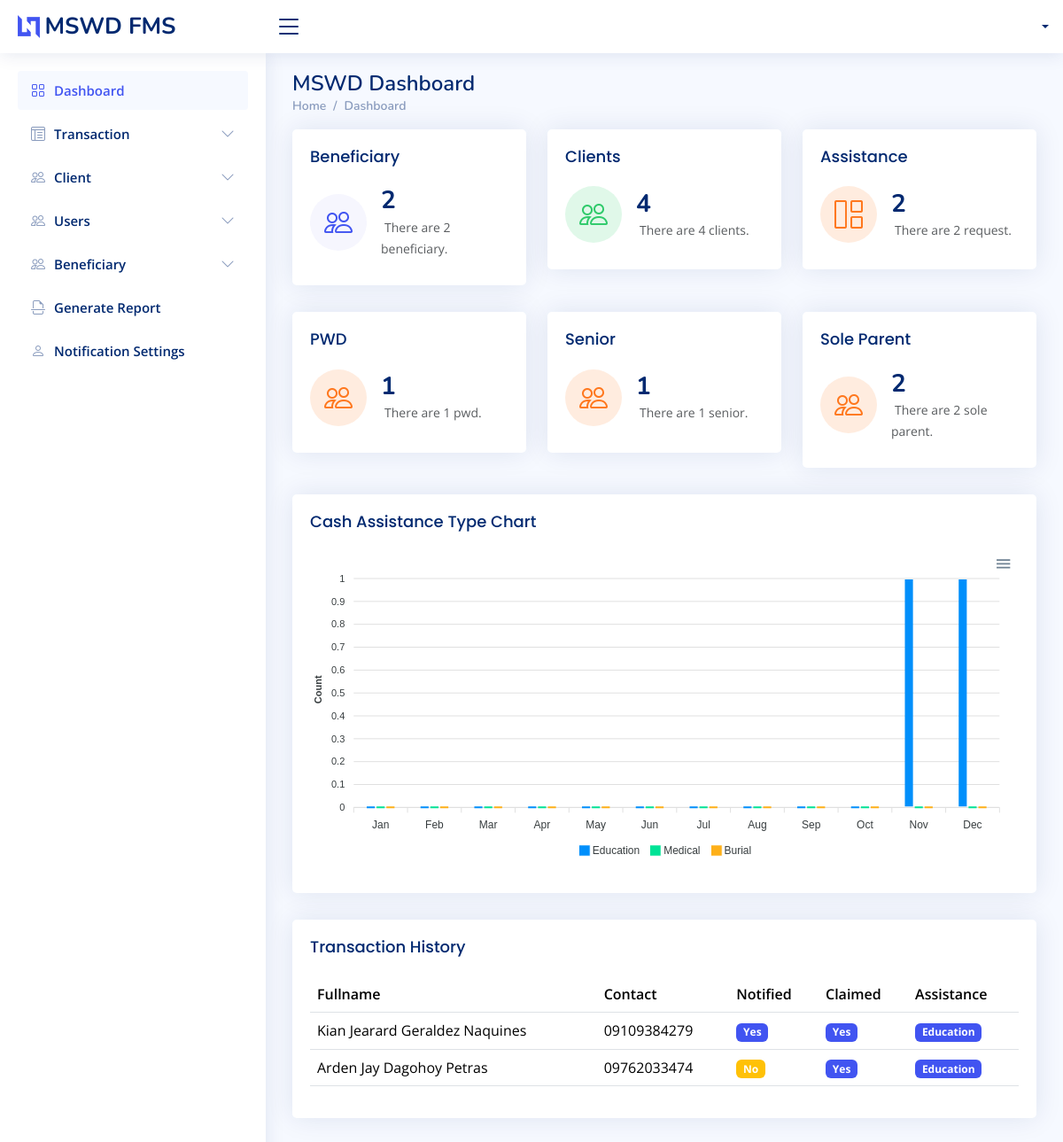
/dashboard/, run on the app's committed database.
### app/models.py (models this page shows, shortened)
class Assistance(models.Model):
    ASSISTANCE_TYPE = (
        ('Medical', 'Medical'),
        ('Education', 'Education'),
        ('Burial', 'Burial'),
    )
    client = models.ForeignKey(
        "Client", related_name="assistances", on_delete=models.CASCADE
    )
    assistance_type = models.CharField(max_length=100, choices=ASSISTANCE_TYPE)
    amount = models.DecimalField(max_digits=10, default=7000, decimal_places=2, null=True, blank=True)
    is_notified = models.BooleanField(default=False, null=True, blank=True)
    is_claimed = models.BooleanField(default=False, null=True, blank=True)
    is_ready = models.BooleanField(default=False, null=True, blank=True)
    date_provided = models.DateField(auto_now_add=False, null=True, blank=True)
    date_added = models.DateTimeField(auto_now_add=True)
    class Meta:
        verbose_name = 'Assistance'
        verbose_name_plural = 'Assistance'

class Client(models.Model):
    MARITAL_STATUS = (
        ("Single", "Single"),
        ("Married", "Married"),
        ("Divorced", "Divorced"),
        ("Widowed", "Widowed"),
        ("Annulled", "Annulled"),
    )
    CLIENT_TYPE = (
        ("Senior Citizen", "Senior Citizen"),
        ("Family Solo Parent", "Family Solo Parent"),
        ("PWD", "PWD"),
    )
    first_name = models.CharField(max_length=50, unique=False, db_index=True)
    middle_name = models.CharField(max_length=50, unique=False, db_index=True, blank=True, null=True, help_text="Optional middle name")
    last_name = models.CharField(max_length=50, unique=False, db_index=True)
    contact_number = models.CharField(max_length=50, unique=True, db_index=True)
    gender = models.CharField(
        max_length=10, db_index=True, choices=(("Male", "Male"), ("Female", "Female"))
    )
    marital_status = models.CharField(
        max_length=50, db_index=True, choices=MARITAL_STATUS
    )
    birth_date = models.DateField(auto_now_add=False, null=False, db_index=True)
    barangay = models.CharField(max_length=255, null=False, db_index=True)
    address = models.TextField(max_length=255, null=False)
    client_type = models.CharField(max_length=50, choices=CLIENT_TYPE)
    date_added = models.DateTimeField(auto_now_add=True)
    who_will_claim = models.CharField(max_length=255, null=True, blank=True)
    def get_fullname(self):
        middle_initial = (
            self.middle_name.split()[0].capitalize() if self.middle_name else ""
        )
        return f"{self.first_name} {middle_initial} {self.last_name}".strip()
    class Meta:
        verbose_name = 'Client'
        verbose_name_plural = 'Clients'

### app/views.py (the view)
# urls.py: path("dashboard/", DashboardView.as_view(), name="dashboard"),
class DashboardView(View):
    template_name = "dashboard.html"
    def get(self, request):
        context = {}
        query_assistance = Assistance.objects.all()[:10]
        query_assistance_count = Assistance.objects.count()
        query_assistance_claimed_count = Assistance.objects.filter(
            is_claimed=True
        ).count()
        query_beneficiary_count = Beneficiary.objects.count()
        query_client_count = Client.objects.count()
        assistance_data = (
            Assistance.objects.annotate(month=ExtractMonth("date_added"))
            .values("month", "assistance_type")
            .annotate(count=Count("id"))
            .order_by("month")
        )
        months = [
            "Jan",
            "Feb",
            "Mar",
            "Apr",
            "May",
            "Jun",
            "Jul",
            "Aug",
            "Sep",
            "Oct",
            "Nov",
            "Dec",
        ]
        chart_data = {"Education": [0] * 12, "Medical": [0] * 12, "Burial": [0] * 12}
        for entry in assistance_data:
            month_index = entry["month"] - 1
            assistance_type = entry["assistance_type"]
            count = entry["count"]
            if assistance_type in chart_data:
                chart_data[assistance_type][month_index] = count
        context["chart_data"] = chart_data
        context["months"] = months
        context["assistance"] = query_assistance
        context["assistance_count"] = query_assistance_count
        context["query_assistance_claimed_count"] = query_assistance_claimed_count
        context["beneficiary_count"] = query_beneficiary_count
        context["client_count"] = query_client_count
        context["senior_count"] = Client.objects.filter(
            client_type=Client.CLIENT_TYPE[0][0]
        ).count()
        context["sole_parent_count"] = Client.objects.filter(
            client_type=Client.CLIENT_TYPE[1][0]
        ).count()
        context["pwd_count"] = Client.objects.filter(
            client_type=Client.CLIENT_TYPE[2][0]
        ).count()
        return render(request, self.template_name, context)

### app/templates/dashboard.html (shortened to what this page needs)
{% extends './includes/base.html' %}
{% block content %}
<div class="pagetitle">
    <h1>MSWD Dashboard</h1>
    <nav>
        <ol class="breadcrumb">
            <li class="breadcrumb-item">
                <a href="{% url 'dashboard' %}">Home</a>
            </li>
            <li class="breadcrumb-item">
                <a href="{% url 'dashboard' %}">Dashboard</a>
            </li>
        </ol>
    </nav>
</div>
<section class="section dashboard">
    <div class="row">
        <div class="col-lg-12">
            <div class="row">
                <div class="col-xxl-4 col-md-4">
                    <div class="card info-card sales-card">
                        <div class="card-body">
                            <h5 class="card-title">
                                Beneficiary
                            </h5>
                            <div class="d-flex align-items-center">
                                <div class="card-icon rounded-circle d-flex align-items-center justify-content-center">
                                    <i class="bi bi-people"></i>
                                </div>
                                <div class="ps-3">
                                    <h6>{{ beneficiary_count }}</h6>
                                    <span class="text-muted small pt-2 ps-1">There are {{ beneficiary_count }} beneficiary.</span>
                                </div>
                            </div>
                        </div>
                    </div>
                </div>
                <div class="col-xxl-4 col-md-4">
                    <div class="card info-card revenue-card">
                        <div class="card-body">
                            <h5 class="card-title">
                                Clients
                            </h5>
                            <div class="d-flex align-items-center">
                                <div class="card-icon rounded-circle d-flex align-items-center justify-content-center">
                                    <i class="bi bi-people"></i>
                                </div>
                                <div class="ps-3">
                                    <h6>{{ client_count }}</h6>
                                    <span class="text-muted small pt-2 ps-1">There are {{ client_count }} clients.</span>
                                </div>
                            </div>
                        </div>
                    </div>
                </div>
                <div class="col-xxl-4 col-md-4">
                    <div class="card info-card customers-card">
                        <div class="card-body">
                            <h5 class="card-title">
                                Assistance
                            </h5>
                            <div class="d-flex align-items-center">
                                <div class="card-icon rounded-circle d-flex align-items-center justify-content-center">
                                    <i class="bi bi-grid-1x2"></i>
                                </div>
                                <div class="ps-3">
                                    <h6>{{ assistance_count }}</h6>
                                    <span class="text-muted small pt-2 ps-1">There are {{ assistance_count }} request.</span>
                                </div>
                            </div>
                        </div>
                    </div>
                </div>
                <div class="col-xxl-4 col-md-4">
                    <div class="card info-card customers-card">
                        <div class="card-body">
                            <h5 class="card-title">
                                PWD
                            </h5>
                            <div class="d-flex align-items-center">
                                <div class="card-icon rounded-circle d-flex align-items-center justify-content-center">
                                    <i class="bi bi-people"></i>
                                </div>
                                <div class="ps-3">
                                    <h6>{{ pwd_count }}</h6>
                                    <span class="text-muted small pt-2 ps-1">There are {{ pwd_count }} pwd.</span>
                                </div>
                            </div>
                        </div>
                    </div>
                </div>
                <div class="col-xxl-4 col-md-4">
                    <div class="card info-card customers-card">
                        <div class="card-body">
                            <h5 class="card-title">
                                Senior
                            </h5>
                            <div class="d-flex align-items-center">
                                <div class="card-icon rounded-circle d-flex align-items-center justify-content-center">
                                    <i class="bi bi-people"></i>
                                </div>
                                <div class="ps-3">
                                    <h6>{{ senior_count }}</h6>
                                    <span class="text-muted small pt-2 ps-1">There are {{ senior_count }} senior.</span>
                                </div>
                            </div>
                        </div>
                    </div>
                </div>
                <div class="col-xxl-4 col-md-4">
                    <div class="card info-card customers-card">
                        <div class="card-body">
                            <h5 class="card-title">
                                Sole Parent
                            </h5>
                            <div class="d-flex align-items-center">
                                <div class="card-icon rounded-circle d-flex align-items-center justify-content-center">
                                    <i class="bi bi-people"></i>
                                </div>
                                <div class="ps-3">
                                    <h6>{{ sole_parent_count }}</h6>
                                    <span class="text-muted small pt-2 ps-1">There are {{ sole_parent_count }} sole parent.</span>
                                </div>
                            </div>
                        </div>
                    </div>
                </div>
                <div class="col-lg-12">
                    <div class="card">
                      <div class="card-body">
                        <h5 class="card-title">Cash Assistance Type Chart</h5>
                        <div id="columnChart"></div>
                      </div>
                    </div>
                  </div>
                <div class="col-12">
                    <div class="card">
                        <div class="card-body">
                            <h5 class="card-title">
                                Transaction History
                            </h5>
                            <div id="table-responsive">
                                <table class="table datatable">
                                    <thead>
                                        <tr>
                                            <th>Fullname</th>
                                            <th>Contact</th>
                                            <th>Notified</th>
                                            <th>Claimed</th>
                                            <th>Assistance</th>
                                        </tr>
                                    </thead>
                                    <tbody>
                                        {% for item in assistance %}
                                        <tr>
                                            <td>{{ item.client.get_fullname }}</td>
                                            <td>{{ item.client.contact_number }}</td>
                                            <td>
                                                <div class="badge bg-{{ item.is_notified|yesno:'primary,warning' }}">{{ item.is_notified|yesno:"Yes,No" }}</div>
                                            </td>
                                            <td>
                                                <div class="badge bg-{{ item.is_claimed|yesno:'primary,warning' }}">{{ item.is_claimed|yesno:"Yes,No" }}</div>
                                            </td>
                                            <td>
                                                <div class="badge bg-primary">
                                                    {{ item.assistance_type }}
                                                </div>
                                            </td>
                                        </tr>
                                        {% endfor %}
                                    </tbody>
                                </table>
                            </div>
                        </div>
                    </div>
                </div>
            </div>
        </div>
    </div>
</section>
{% endblock %}

### static/assets/css/style.css (style rules this page uses)
:root { scroll-behavior: smooth; }
body { font-family: "Open Sans", sans-serif; background: #f6f9ff; color: #444444; }
a { color: #4154f1; text-decoration: none; }
h1, h2, h3, h4, h5, h6 { font-family: "Nunito", sans-serif; }
.pagetitle { margin-bottom: 10px; }
.pagetitle h1 { font-size: 24px; margin-bottom: 0; font-weight: 600; color: #012970; }
.card { margin-bottom: 30px; border: none; border-radius: 5px; box-shadow: 0px 0 30px rgba(1, 41, 112, 0.1); }
.card-title { padding: 20px 0 15px 0; font-size: 18px; font-weight: 500; color: #012970; font-family: "Poppins", sans-serif; }
.card-body { padding: 0 20px 20px 20px; }
.breadcrumb { font-size: 14px; font-family: "Nunito", sans-serif; color: #899bbd; font-weight: 600; }
.breadcrumb a { color: #899bbd; transition: 0.3s; }
.breadcrumb .breadcrumb-item::before { color: #899bbd; }
.dashboard .info-card { padding-bottom: 10px; }
.dashboard .info-card h6 { font-size: 28px; color: #012970; font-weight: 700; margin: 0; padding: 0; }
.dashboard .card-icon { font-size: 32px; line-height: 0; width: 64px; height: 64px; flex-shrink: 0; flex-grow: 0; }
.dashboard .sales-card .card-icon { color: #4154f1; background: #f6f6fe; }
.dashboard .revenue-card .card-icon { color: #2eca6a; background: #e0f8e9; }
.dashboard .customers-card .card-icon { color: #ff771d; background: #ffecdf; }

### app/templates/includes/base.html (style rules this page uses)
.bg-primary { background-color: #4154f1 !important; }
tr th { font-weight: 600; color: #012970; }

### data on the page
Assistance: client.get_fullname "Kian Jearard Geraldez Naquines", client.contact_number "09109384279", is_notified "Yes", is_claimed "Yes", assistance_type "Education"
Assistance: client.get_fullname "Arden Jay Dagohoy Petras", client.contact_number "09762033474", is_notified "No", is_claimed "Yes", assistance_type "Education"

### other printed values
{{ beneficiary_count }} "2"
{{ client_count }} "4"
{{ assistance_count }} "2"
{{ pwd_count }} "1"
{{ senior_count }} "1"
{{ sole_parent_count }} "2"
